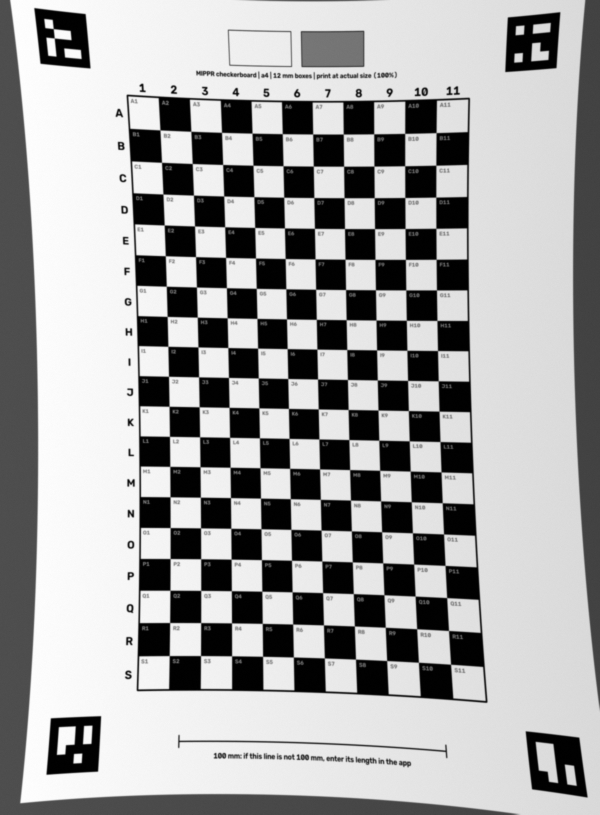
#> input picture web/tests/fixtures/photo_checkerboard_a4.png, 1200 x 1629 px (shown at 1/2 size)
$ python -i calibration.py   (imports and definitions only)   (older library calls are emulated)
#> lines starting #> are read from the running program, lines starting #| are printed output that depends on the picture
### pipeline/mippr/capture/sheet.py
"""Printable grid backgrounds (Drive spec v0.6) and finding them in a photo.

Each sheet has a grid of square boxes, one particle per box, labelled by
row letter and column number in the margin (box B4 = row B, column 4).
Four ArUco markers in the corners give the scale and perspective, and their
IDs say which background and paper size was printed, so a photo needs no
other input. A 100 mm line checks printer scaling, and white and grey
patches give the white balance. Each sheet also comes in a version with six
coloured patches (red, yellow, green, cyan, blue, magenta); it has its own
marker IDs, so the app knows the patches are there and records their colours.

Everything is in mm on the sheet. `find_sheet` maps a photo back onto the
sheet at a chosen px per mm, first with a homography from the markers, then
by following the grid's own line crossings, which also corrects lens
distortion (the prototype found ~3 px of error with markers alone).
"""
import math
import string
from dataclasses import dataclass
from functools import cached_property

import cv2
import numpy as np

BACKGROUNDS = ("white_grid", "black_grid", "checkerboard")
PAPERS = {"letter": (215.9, 279.4), "a4": (210.0, 297.0)}
ARUCO_DICT = cv2.aruco.DICT_4X4_50
COLOR_PATCH_ID_OFFSET = 24  # the coloured-patch sheets use marker IDs 24-47
# Printer primaries and secondaries (RGB 0-1). Printers render them differently, so the
# patches are a record and a consistency check between photos of one printout, not a
# colour standard: nothing that changes the results uses them.
COLOR_PATCHES = {"red": (1, 0, 0), "yellow": (1, 1, 0), "green": (0, 1, 0),
                 "cyan": (0, 1, 1), "blue": (0, 0, 1), "magenta": (1, 0, 1)}
LAYOUT_VERSION = 1


@dataclass(frozen=True)
class Layout:
    """Geometry of one printable sheet, in mm from the top-left of the paper."""
    background: str = "white_grid"
    paper: str = "letter"
    box_mm: float = 12.0  # "around 10 mm or more"; particles in scope are 0.5-5 mm
    line_mm: float = 0.5  # "Standard" design, chosen November 5, 2026
    margin_mm: float = 8.0  # unprinted edge most printers need
    marker_mm: float = 18.0
    gap_mm: float = 8.0  # between the markers' inner edge and the grid, room for labels
    box_labels: bool = True  # also print each box's label (e.g. B4) small in its top-left corner
    label_zone_mm: tuple = (6.5, 3.2)  # top-left corner kept for the label: longest label (M12) prints 4.5 x 2 mm from 0.85 mm in
    color_patches: bool = False  # also print six coloured patches beside the white and grey ones

    def __post_init__(self):
        if self.background not in BACKGROUNDS:
            raise ValueError(f"background must be one of {BACKGROUNDS}")
        if self.paper not in PAPERS:
            raise ValueError(f"paper must be one of {tuple(PAPERS)}")

    @property
    def size_mm(self):
        return PAPERS[self.paper]

    # [15 lines left out: functions cols, rows, grid_origin_mm, not called in this run]

    @property
    def grid_size_mm(self):
        return self.cols * self.box_mm, self.rows * self.box_mm

    def marker_ids(self):
        """IDs for the top-left, top-right, bottom-right and bottom-left markers."""
        base = 4 * (BACKGROUNDS.index(self.background) * len(PAPERS) + list(PAPERS).index(self.paper))
        base += COLOR_PATCH_ID_OFFSET if self.color_patches else 0
        return [base + i for i in range(4)]

    # [7 lines left out: function marker_corners_mm, not called in this run]

    def box_label(self, row, col):
        return f"{string.ascii_uppercase[row]}{col + 1}"

    # [25 lines left out: functions scale_line_mm, patches_mm, color_patches_mm, name, not called in this run]


def layout_from_marker_ids(ids):
    """The Layout whose corner markers these IDs belong to (default box and line sizes)."""
    for color in (False, True):
        for bg in BACKGROUNDS:
            for paper in PAPERS:
                lay = Layout(bg, paper, color_patches=color)
                if set(ids) & set(lay.marker_ids()):
                    return lay
    raise ValueError("No MIPPR sheet markers found in the photo. Photos must be taken on one of the printed "
                     "MIPPR backgrounds (white grid, black grid or checkerboard), with all four corner markers in view.")


# ── Drawing ────────────────────────────────────────────────────────────────

# [72 lines left out: function render, not called in this run]


def _title(layout):
    return (f"MIPPR {layout.background.replace('_', ' ')} | {layout.paper} | {layout.box_mm:g} mm boxes | "
            + ("colour patches | " if layout.color_patches else "") + "print at actual size (100%)")


# [9 lines left out: function render_bgr, not called in this run]


# Helvetica advance widths (1/1000 em) for the characters the sheet prints; others use 556.
_HELV = dict(zip("ABCDEFGHIJKLMNOPQRSTUVWXYZ", [667, 667, 722, 722, 667, 611, 778, 722, 278, 500, 667, 556, 833,
                                                722, 778, 667, 778, 722, 667, 611, 722, 667, 944, 667, 667, 611]))
_HELV.update({" ": 278, ":": 278, "|": 260, "(": 333, ")": 333, "%": 889, ",": 278, ".": 278, "-": 333,
              "f": 278, "i": 222, "j": 222, "l": 222, "t": 278, "r": 333, "m": 833, "w": 722, "k": 500,
              "s": 500, "c": 500, "v": 500, "x": 500, "y": 500, "z": 500})


# [112 lines left out: functions render_pdf, save_sheet, not called in this run]


# ── Finding the sheet in a photo ───────────────────────────────────────────

@dataclass
class Sheet:
    layout: Layout
    px_per_mm: float
    homography: np.ndarray  # photo -> sheet canvas (px_per_mm), from the markers
    crossings: np.ndarray  # (rows+1, cols+1, 2) grid crossings in photo px, refined
    markers_found: int

    # [4 lines left out: function grid_size_px, not called in this run]

    @property
    def box_px(self):
        return self.layout.box_mm * self.px_per_mm

    # [37 lines left out: functions rectify_grid, rectify_sheet, _maps, residual_mm, not called in this run]


def detect_markers(img):
    gray = img if img.ndim == 2 else cv2.cvtColor(img, cv2.COLOR_BGR2GRAY)
    det = cv2.aruco.ArucoDetector(cv2.aruco.getPredefinedDictionary(ARUCO_DICT), cv2.aruco.DetectorParameters())
    corners, ids, _ = det.detectMarkers(gray)
    if ids is None:
        return {}
    return {int(i): c.reshape(4, 2).astype(np.float64) for i, c in zip(ids.ravel(), corners)}


# [111 lines left out: functions find_sheet, _refine_crossings, _search, _smooth_fit, _peak, not called in this run]

### pipeline/mippr/capture/calibration.py
"""Part 1, capture and calibration: colour correction and the photo quality check.

The scale and the flattening come from the corner markers and the grid's line
crossings (sheet.py). This file turns the printed white and grey patches into a
white balance, so colours mean the same thing on every photo, and checks a
photo before anything else runs (`check_quality`), so a community scientist
gets a plain message ("The photo is blurry ...") instead of a bad result.

Everything here uses basic OpenCV operations that OpenCV.js has (cvtColor,
Sobel, dilate, erode, fillPoly, connectedComponentsWithStats, warpPerspective).
"""
from dataclasses import asdict, dataclass

import cv2
import numpy as np

from .sheet import PAPERS, detect_markers, layout_from_marker_ids


# [28 lines left out: functions _patch_pixels, white_balance, not called in this run]


# ── Photo quality check ────────────────────────────────────────────────────

@dataclass(frozen=True)
class QualityLimits:
    """Thresholds of `check_quality`, chosen on degraded synthetic photos (see capture/README.md)."""
    min_px_per_mm: float = 10.0  # a 0.5 mm particle spans >= 5 px (about 20 px of area)
    max_edge_mm: float = 0.30  # edges spread over more than this (about Gaussian sigma 0.12 mm) ...
    sharp_edge_px: float = 4.0  # ... and over more than this many px (a pixel-sharp edge measures 2-3 px;
    #                             at the pixel scale it is a resolution problem, not blur)
    max_edge_px: float = 6.0  # the limit when the scale is unknown (no markers): 0.30 mm at 20 px per mm
    min_white: float = 110.0  # the white patch (or the photo's brightest 1%) at least this grey level
    max_clipped: float = 0.10  # share of the box interiors (whole photo without a sheet) at 250 or more;
    #                            with a sheet, also more than half the white patch at 250 or more
    glare_mm2: float = 0.5  # a colourless blob inside a box, brighter than paper (1.2 x white patch), this large
    min_light_ratio: float = 0.6  # darkest / brightest white box (5th / 95th percentile)
    max_grey_spread: float = 15.0  # grey patch channel spread after white balance (grey levels)


@dataclass(frozen=True)
class Problem:
    code: str  # stable machine code: no_markers, marker_missing, low_resolution, blurry, too_dark,
    #            overexposed, glare, uneven_light, color_cast
    message: str  # plain language, for the person who took the photo
    value: float = None  # the measured value that failed
    limit: float = None

    def as_dict(self):
        return asdict(self)


CORNERS = ("top left", "top right", "bottom right", "bottom left")  # order of Layout.marker_ids()


def edge_width_px(gray, mask=None, window=21):
    """How many px the image's strong edges are spread over, (across x, across y).

    For each strong edge, its local contrast C (max - min within `window`)
    divided by its steepest gradient. A pixel-sharp step gives about 2 px, a
    step blurred by a Gaussian of sigma s gives 2.5 s, motion blur of length L
    gives about L across the motion. x and y are kept apart so motion blur in
    one direction isn't averaged away by the sharp edges along it. A low
    percentile over the edges is used (the sharpest quarter): focus and shake
    blur every edge alike, while shadows, textures and soft particle rims only
    add wide ones.
    """
    g = gray.astype(np.float32)
    k = np.ones((window, window), np.uint8)
    contrast = cv2.dilate(g, k) - cv2.erode(g, k)
    out = []
    for dx, dy, line in ((1, 0, np.ones((1, 3), np.uint8)), (0, 1, np.ones((3, 1), np.uint8))):
        grad = np.abs(cv2.Sobel(g, cv2.CV_32F, dx, dy, ksize=3)) / 8.0
        other = np.abs(cv2.Sobel(g, cv2.CV_32F, dy, dx, ksize=3)) / 8.0
        peak = grad >= cv2.dilate(grad, line)  # steepest point across the edge
        sel = peak & (contrast >= 40) & (grad > other) & (grad >= contrast / (window + 1))
        if mask is not None:
            sel &= mask
        w = contrast[sel] / grad[sel]
        out.append(float(np.percentile(w, 25)) if w.size >= 50 else float("nan"))
    return tuple(out)


# [38 lines left out: functions _grid_mask, _box_mask, _white_boxes, not called in this run]


def measure_quality(photo, sheet=None):
    """The numbers `check_quality` judges, as a dict (also worth keeping in run.json).

    Keys: markers_found (of 4; None if no sheet's markers at all), missing_corners,
    px_per_mm, edge_width_px (x, y), edge_width_mm, white_level, clipped_share,
    and with a sheet: white_clipped, glare_mm2, light_ratio, grey_spread.
    """
    gray = cv2.cvtColor(photo, cv2.COLOR_BGR2GRAY)
    m = {}

    # Markers: which of the four corners were found.
    found = detect_markers(photo)
    layout = sheet.layout if sheet is not None else None
    if layout is None:
        try:
            layout = layout_from_marker_ids(found)
        except ValueError:
            pass
    ppm = None
    if layout is None:
        m["markers_found"], m["missing_corners"] = None, list(CORNERS)
    else:
        ids = layout.marker_ids()
        m["missing_corners"] = [name for i, name in zip(ids, CORNERS) if i not in found]
        m["markers_found"] = 4 - len(m["missing_corners"])
        if sheet is not None:
            ppm = sheet.px_per_mm
        else:  # the markers alone still give the scale
            sides = [np.linalg.norm(np.roll(v, -1, axis=0) - v, axis=1).mean() for k, v in found.items() if k in ids]
            ppm = float(np.mean(sides)) / layout.marker_mm if sides else None
    m["px_per_mm"] = None if ppm is None else round(float(ppm), 2)

    # Blur: how wide the printed edges (or, without a sheet, any strong edges) are.
    grid = _grid_mask(sheet, photo.shape) if sheet is not None else None
    window = int(max(7, round(1.5 * ppm)) // 2 * 2 + 1) if ppm else 21
    wx, wy = edge_width_px(gray, grid, window)
    m["edge_width_px"] = [None if np.isnan(v) else round(v, 2) for v in (wx, wy)]  # None: too few edges
    width = max(wx, wy) if not (np.isnan(wx) or np.isnan(wy)) else (wy if np.isnan(wx) else wx)
    m["edge_width_mm"] = None if (ppm is None or np.isnan(width)) else round(float(width / ppm), 3)

    # Exposure: the printed white patch with a sheet, else the photo's brightest 1%.
    boxes = _box_mask(sheet, photo.shape) if sheet is not None else np.ones(gray.shape, bool)
    m["clipped_share"] = round(float((photo.max(axis=2) >= 250)[boxes].mean()), 4)
    if sheet is not None:
        # Medians, because under lens distortion the patch's printed frame can creep into the crop.
        px = _patch_pixels(sheet, photo)
        patches = {k: np.median(v, axis=0) for k, v in px.items()}
        m["white_level"] = round(float(patches["white"].mean()), 1)
        m["white_clipped"] = round(float((px["white"].max(axis=1) >= 250).mean()), 3)
    else:
        m["white_level"] = round(float(np.percentile(gray, 99)), 1)

    if sheet is not None:
        # Glare: the largest colourless blob inside any box that is brighter than paper can be
        # (well above the printed white patch, or clipped).
        shiny = (photo.min(axis=2) >= min(250.0, 1.2 * m["white_level"])) & boxes
        n, _, stats, _ = cv2.connectedComponentsWithStats(shiny.astype(np.uint8), connectivity=8)
        m["glare_mm2"] = round(float(stats[1:, cv2.CC_STAT_AREA].max() / ppm ** 2) if n > 1 else 0.0, 2)
        # Uneven light (e.g. the phone's shadow): darkest against brightest white boxes.
        levels = _white_boxes(sheet, gray)
        m["light_ratio"] = (round(float(np.percentile(levels, 5) / max(np.percentile(levels, 95), 1.0)), 3)
                            if levels.size >= 10 else None)
        # Colour cast left after white balance: the grey patch should come out grey.
        gains = 240.0 / np.maximum(patches["white"], 1.0)
        m["grey_spread"] = round(float(np.ptp(patches["grey"] * gains)), 1)
    return m


# [60 lines left out: function check_quality, not called in this run]


# ── Printer scale from the paper's edges ───────────────────────────────────
#
# A printer set to "fit to page" shrinks the whole sheet, markers included, so measured against the
# markers every size comes out too large by the same factor. Paper is made to a standard size whatever the printer, so
# when all four paper edges are in the photo, the paper is a ruler that doesn't depend on the
# printer. Width and height together also say which paper was used (Letter and A4 differ in
# shape by 9%), so an A4 sheet fitted onto Letter paper is recognised.

PRINTER_SCALE_TOL = 0.01  # correct the scale when the printer changed it by more than 1%
PAPER_SEARCH_MM = 25.0  # how far outside the nominal paper edge to look (covers a Letter sheet fitted onto A4, 13 mm, with room for printers that fit to the printable area)
PAPER_INSIDE_MM = 5.0  # and how far inside (printers offset the page by a few mm)
EDGE_PPM = 4.0  # px per mm of the edge search
MIN_EDGE_STEP = 25.0  # paper must be at least this many grey levels brighter than what it lies on
MAX_EDGE_SPREAD_MM = 0.3  # the edge positions along one side must agree this well (median absolute deviation)
MIN_EDGE_SHARE = 0.25  # and be found along at least this share of the side
MAX_LENS_RMS_PX = 2.0  # skip the estimate if the lens model fits the crossings and markers worse than this


# [172 lines left out: functions _edge_positions, lens_model, paper_edges, printer_scale, printer_problem, not called in this run]

>>> import cv2
>>> picture = cv2.imread('../../../web/tests/fixtures/photo_checkerboard_a4.png')
#> picture is the input picture: shape (1629, 1200, 3); min 0, max 255, mean 164.8
>>> result = measure_quality(picture)
#> in detect_markers, `corners, ids, _ = det.detectMarkers(gray)`: corners = ([[1052, 1462], [1158, 1475], [1174, 1594], [1064, 1578]], [[1015, 35], [1120, 24], [1112, 136], [1010, 143]], [[101, 1437], [201, 1432], [196, 1542], [93, 1549]], [[68, 16], [171, 29], [180, 136], [81, 127]]); ids = [22, 21, 23, 20]
#> in measure_quality, `found = detect_markers(photo)`: found = {22: [[1052, 1462], [1158, 1475], [1174, 1594], [1064, 1578]], 21: [[1015, 35], [1120, 24], [1112, 136], [1010, 143]], 23: [[101, 1437], [201, 1432], [196, 1542], [93, 1549]], 20: [[68, 16], [171, 29], [180, 136], [81, 127]]}
#> in measure_quality, `ids = layout.marker_ids()`: ids = [20, 21, 22, 23]
#> in measure_quality, `sides = [np.linalg.norm(np.roll(v, -1, axis=0) - v, axis=1).mean() for..`: sides = [113.7, 107.1, 106.4, 105.6]
#> in measure_quality, `ppm = float(np.mean(sides)) / layout.marker_mm if sides else None`: ppm = 6.01
#> in measure_quality, `window = int(max(7, round(1.5 * ppm)) // 2 * 2 + 1) if ppm else 21`: window = 9
#> in edge_width_px, `contrast = cv2.dilate(g, k) - cv2.erode(g, k)`:
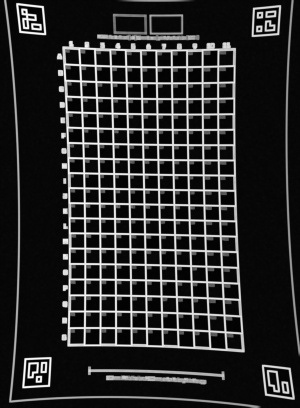
#> contrast: shape (1629, 1200) float32 (shown at 1/4 size); min 1, max 255, mean 43.3
#> the loop in edge_width_px, `for dx, dy, line in ((1, 0, np.ones((1, 3), np.uint8)), (0, 1, np.ones..` made 2 passes
#> pass 1, in edge_width_px, `grad = np.abs(cv2.Sobel(g, cv2.CV_32F, dx, dy, ksize=3)) / 8.0`:
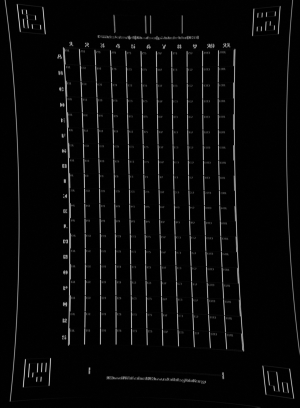
#> grad: shape (1629, 1200) float32 (shown at 1/4 size); min 0, max 81.75, mean 3.1; drawn with min black and max white
#> pass 1, in edge_width_px, `other = np.abs(cv2.Sobel(g, cv2.CV_32F, dy, dx, ksize=3)) / 8.0`:
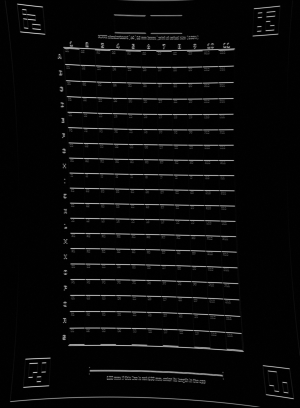
#> other: shape (1629, 1200) float32 (shown at 1/4 size); min 0, max 81.38, mean 2.9; drawn with min black and max white
#> pass 1, in edge_width_px, `peak = grad >= cv2.dilate(grad, line)`:
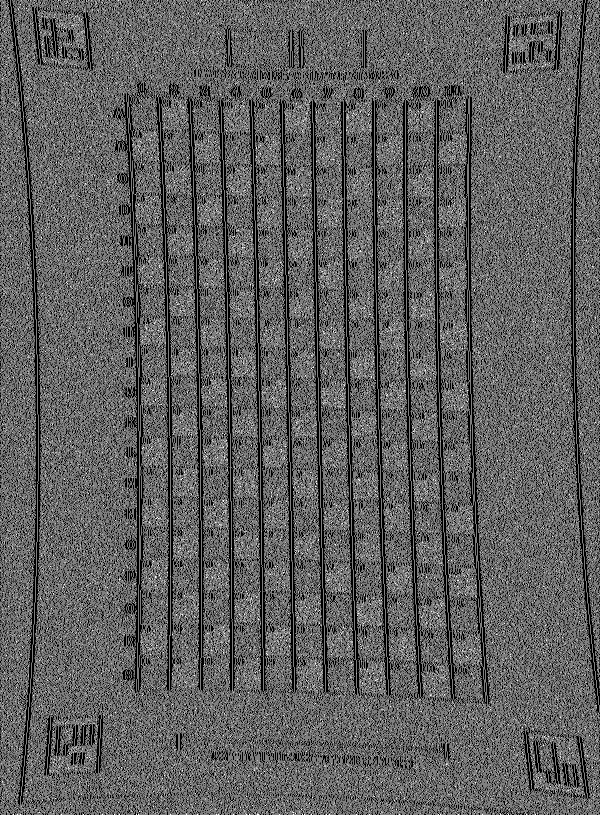
#> peak: shape (1629, 1200) bool (shown at 1/2 size); 37.3% white in thin lines or dots
#> pass 1, in edge_width_px, `sel = peak & (contrast >= 40) & (grad > other) & (grad >= contrast / (..`:
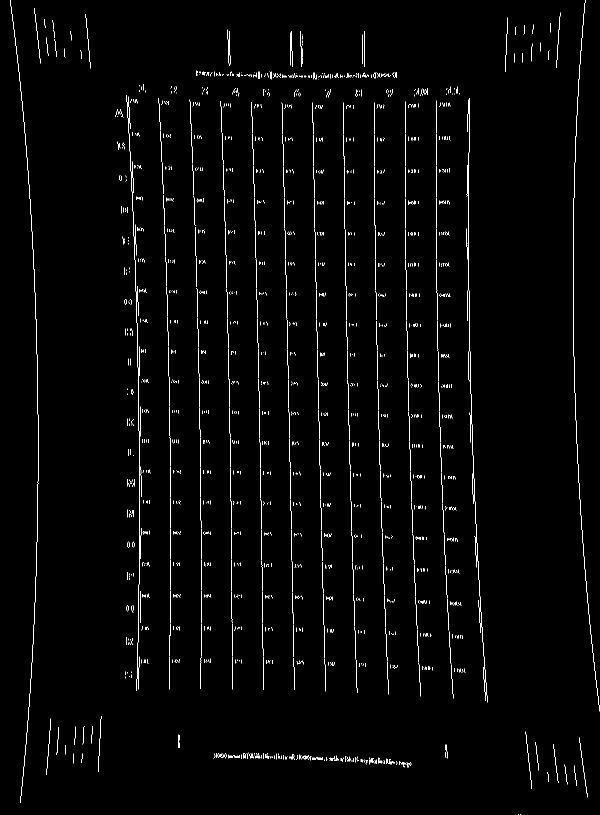
#> sel: shape (1629, 1200) bool (shown at 1/2 size); 1.5% white in thin lines or dots
#> after the loop in edge_width_px, `for dx, dy, line in ((1, 0, np.ones((1, 3), np.uint8)), (0, 1, np.ones..`:
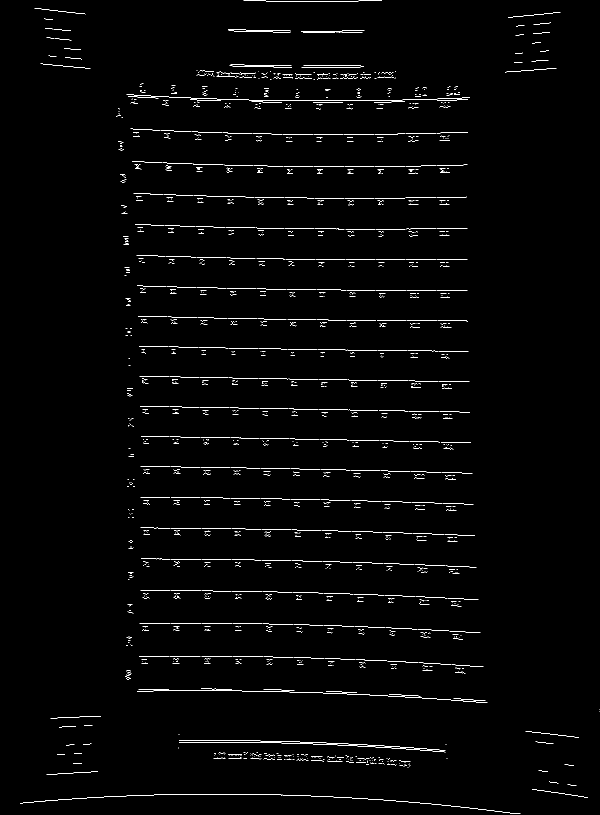
#> sel: shape (1629, 1200) bool (shown at 1/2 size); 1.4% white in thin lines or dots
#> after the loop in edge_width_px, `for dx, dy, line in ((1, 0, np.ones((1, 3), np.uint8)), (0, 1, np.ones..`: out = [3.14, 3.14]
#> in measure_quality, `wx, wy = edge_width_px(gray, grid, window)`: wx = 3.14
#> result = {'missing_corners': [], 'markers_found': 4, 'px_per_mm': 6.01, 'edge_width_px': [3.14, 3.14], 'edge_width_mm': 0.523, 'clipped_share': 0.0696, 'white_level': 253}
